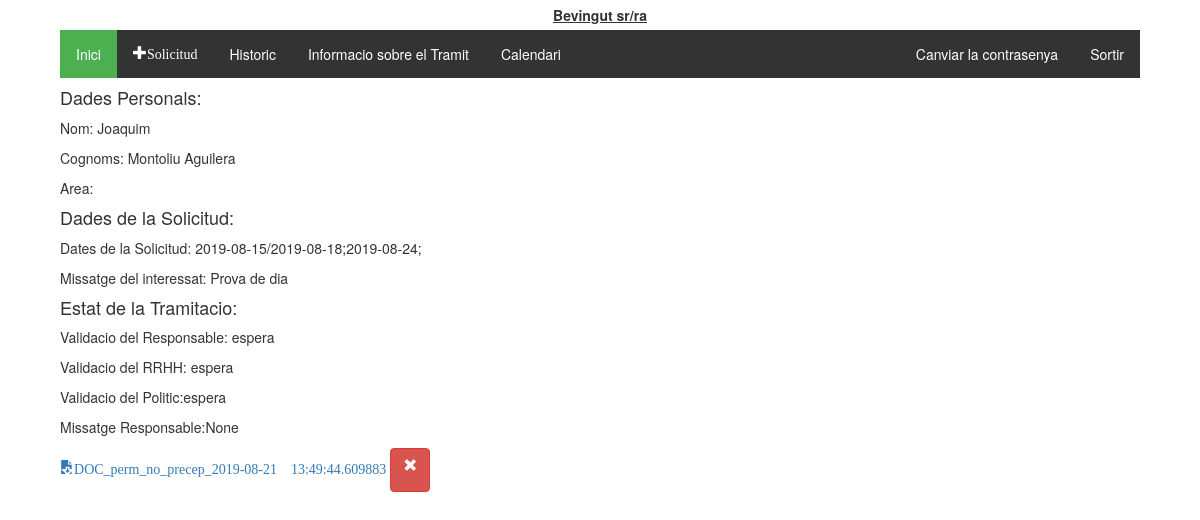
The app's page /tramitador/tramit/43/ (signed in), older data.
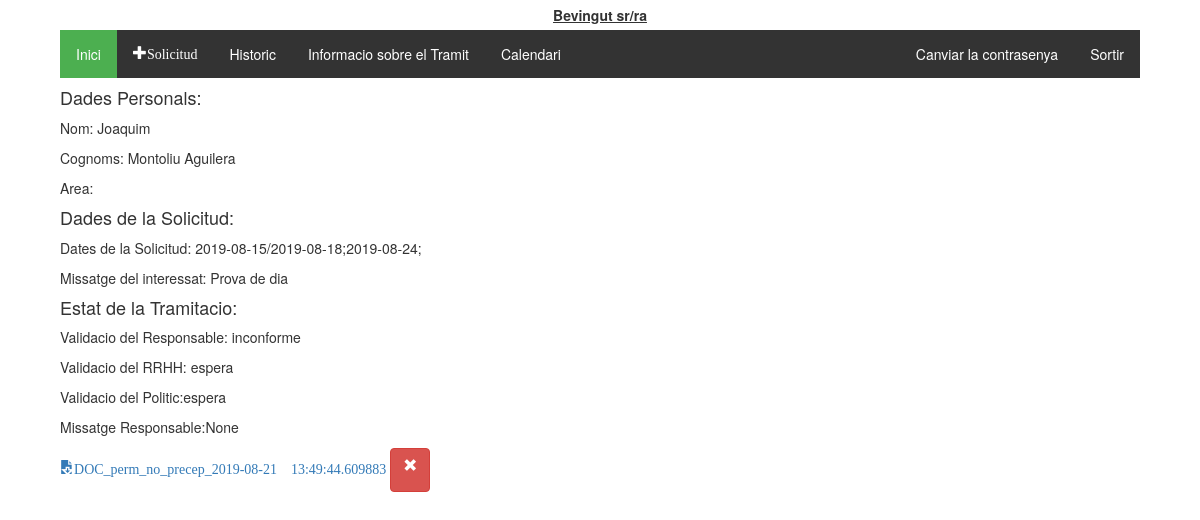
The same page, newer data.
### tramitador/models.py (models this page shows, shortened)
class Tramit(models.Model):
    validacio = (
        ('conforme','conforme'),
        ('inconforme','no conforme'),
        ('espera', 'en espera'),
    )
    tipologia = (
        ('vacances', 'Vacances'),
        ('perm_precep', 'Permisos preceptius'),
        ('perm_no_precep', 'Permisos no preceptius'),
        ('asum_p', 'Asumptes personals'),
        ('perm_indisposicio', 'Permis Indisposicio'),
        ('perm_altres', 'Altres permissos'),
    )
    treballador = models.ForeignKey(Treballadors, on_delete=models.CASCADE)
    document = models.ForeignKey(Document, on_delete=models.SET_NULL, null=True, blank=True)
    creat_en = models.DateTimeField(auto_now_add=True)
    modificat_en = models.DateTimeField(auto_now=True)
    data_sol = models.CharField(max_length=250, help_text = "Interval de dates amb guións '/', per dies no consecutios emprar ';' Exemple:2019-08-01-2019-08-20;2019-09-09")
    tipus = models.CharField(max_length=40, choices=tipologia, default='asum_p')
    finalitzat = models.BooleanField(default=False)
    """Validacio de RRHH"""
    valRRHH = models.CharField(max_length=20, choices=validacio, default='espera')
    """Validacio del responsable"""
    valResp =  models.CharField(max_length=20, choices=validacio, default='espera')
    """Validacio del Politic"""
    valPol = models.CharField(max_length=20, choices=validacio, default='espera')
    """En cas de voler explicar el motiu"""
    missatge_usuari = models.CharField(max_length=2000, null = True)
    missatge_responsable = models.CharField(max_length=2000, null = True, blank=True)
    """Millores per el admin site"""
    def was_published_recently(self):
        return self.creat_en >= timezone.now() - datetime.timedelta(days=1)
    was_published_recently.admin_order_field = 'creat_en'
    was_published_recently.boolean = True
    was_published_recently.short_description = 'Publicat recentment?'

class Treballadors(AbstractUser):
    usuari = models.CharField(max_length=20)
    """nom = models.CharField(max_length=20)
    cognoms = models.CharField(max_length=20)
    email = models.CharField(max_length=50)"""
    dni = models.CharField(max_length=20, null = True, blank=True)
    areas = models.ManyToManyField(Area)
    """rol = models.CharField(max_length=20, choices = tip_rols, default = 'treb')
    estat = models.CharField(max_length=10, choices = tip_estats, default = 'alta')"""
    class Meta:
        ordering = ['first_name','last_name']

class Document(models.Model):
    descripcio = models.CharField(max_length=255, blank=True)
    document = models.FileField(upload_to='%Y/%m/')
    pujat_en = models.DateTimeField(auto_now_add=True)
    pujat_per = models.ForeignKey(Treballadors, on_delete=models.CASCADE)

### tramitador/views.py (the view)
# urls.py: path('tramit/<int:pk>/', views.tramit_detall, name='tramit_detall'),
@login_required
def tramit_detall(request, pk):
    tramit = get_object_or_404(Tramit, pk=pk)
    return render(request, 'tramits/tramit_detall.html', {'tramit': tramit})

### tramitador/templatetags/group.py (called while the page is built)
@register.filter(name='has_group')
def has_group(user, group_name):
    group_name = group_name.split(";")
    for group in group_name:
        if(user.groups.filter(name=group).exists()):
            return True
    return False

### tramitador/templates/tramits/tramit_detall.html (shortened to what this page needs)
{% extends 'tramits/base.html' %}
{% block content %}
  <div id="tramit">
    <h4>Dades Personals:</h4>
    <p>Nom: {{tramit.treballador.first_name}}</p>
    <p>Cognoms: {{tramit.treballador.last_name}}</p>
    <p>Area:{{tramit.treballador.area}}</p>
    <h4>Dades de la Solicitud:</h4>
    <p>Dates de la Solicitud: {{tramit.data_sol}}</p>
    <p>Missatge del interessat: {{tramit.missatge_usuari}}</p>
    <h4>Estat de la Tramitacio:</h4>
    <p>Validacio del Responsable: {{tramit.valResp}}</p>
    <p>Validacio del RRHH: {{tramit.valRRHH}}</p>
    <p>Validacio del Politic:{{tramit.valPol}}</p>
    <p>Missatge Responsable:{{tramit.missatge_responsable}}</p>
    <p>
      {% if tramit.document %}
        <a href="/static/documents/upload/{{tramit.document.document }}" class="glyphicon glyphicon-save-file">{{tramit.document.descripcio}}</a>
        <button class="glyphicon glyphicon-remove btn btn-danger" id="document">
      {% else %}
        Sense document<i class="glyphicon glyphicon-open-file" id="enviar_doc" data-tramit="{{tramit.pk}}"></i>
        <input type="file"  data-tramit="{{tramit.pk}}" />
        <input type="button" class="glyphicon glyphicon-open-file" value="Enviar" name="pujar"/>
      {% endif %}
    </p>
  </div>
{% endblock %}

Row changes from the older to the newer data that the page shows:
changed Tramit "Prova de dia": valResp "espera" → "inconforme"
